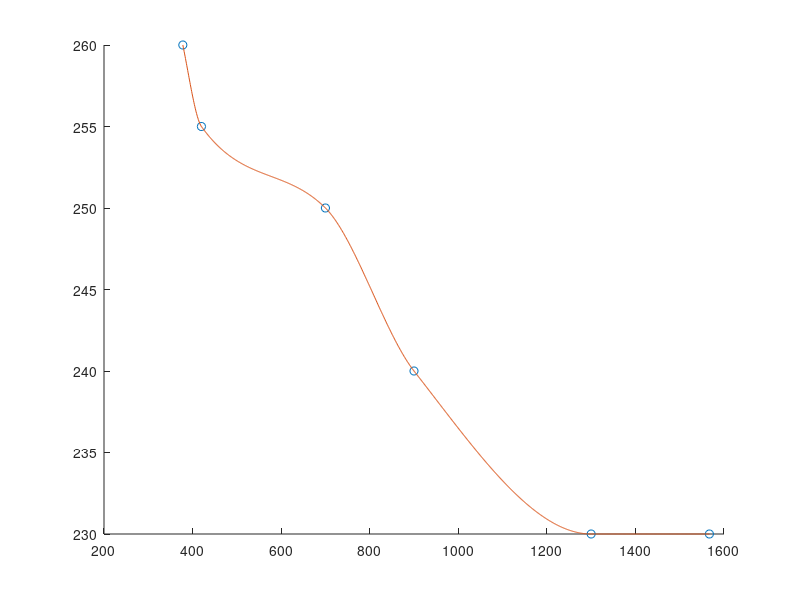

Reproduce this figure in MATLAB. (Note: this script raises an error after producing the figure.)
% clear all; close all
  
% datadir   = '/home/crowell/Kahuna/data/sabancaya_5_2018/';
% thermdir   = fullfile(datadir,'image_exports/24/1030_RT_explosion/');
% matDir  = fullfile(thermdir,'mat/');
% 
% params = fullfile(matDir,'params.mat');
% 
% gradDir = fullfile(matDir,'grad-scale/');
% parFile = fullfile(gradDir,'params.mat');
% 
% Idx  = [378:20:1300];
% rows = 6;
% cols = 8;
% bins = 190:2:424.74;
% %%
% binE = bins(1:end-1)+diff(bins);
% load(parFile)
% 
% hf = figure('position',[50 50 1300 800]);
% % ff = figure('position',[50 50 1300 1000]);
% 
% for ii=1:numel(Idx)
%     idx = Idx(ii);
%     load(fullfile(matDir,T.File{num2str(idx)}))
%     
%     % Histograms
%     N = histcounts(Frame(:),bins);
%     figure(hf)
%     tightSubplot(rows,cols,ii,0,0.02)
%     plot(binE,N,'.-')
%     set(gca,'YScale','log','YTickLabel',[])
%     axis tight
%     text(0.7,0.85,sprintf('%i',idx),'Units','normalized')
%     % Masks and frames
% end
%%
ITW = [378 420 700 900 1300 1567; ...
       260 255 250 240  230  230; ...
        10  10  10  10   10   10];
    
meth = 'pchip';
 
I = 378:1567;
T = interp1(ITW(1,:),ITW(2,:),I,meth);
dT = interp1(ITW(1,:),ITW(3,:),I,meth);

% figure
hold on
plot(ITW(1,:),ITW(2,:),'o')
% hold on
aa=plot(I,T);
plotLineError(I,T,dT,aa.Color)